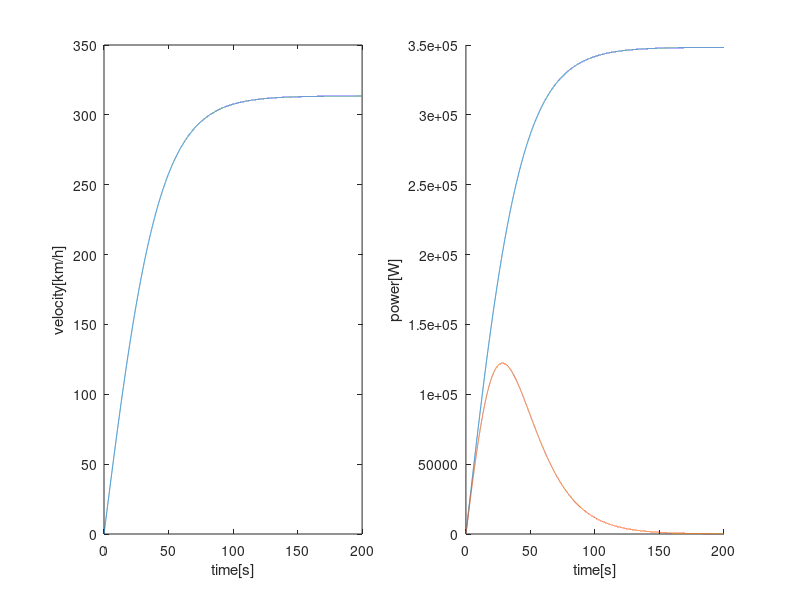

Recreate this plot in MATLAB.
%% 2
%% given value
m = 1800;
roll_coeff = 0.02;
drag_coeff = 0.4;
air_density = 1.202;
area = 2;
force = 4000;
gravity = 9.806;

%% simulation time
ti = 0;
tf = 200;
sampling_time = 0.01;

%% initialization
t = ti:sampling_time:tf;
n = length(t);
vel_i = 0;
vel = zeros(n,1);
power = zeros(n,1);
power_net = zeros(n,1);

%% simulation
roll = roll_coeff * m * gravity;
for i = 2:n
    air_drag = air_density * area * drag_coeff * vel_i^2 /2;
    net_force = force - roll - air_drag;
    acc = net_force / m;
    vel_i = vel_i + acc * sampling_time;

    power(i) = force * vel_i;
    power_net(i) = net_force * vel_i;
    vel(i) = vel_i;
end

vel = vel * 3600/ 1000;

figure(1);
subplot(121);
title('Acceleration Problem 2'); grid on;
plot(t, vel);
xlabel('time[s]'); ylabel('velocity[km/h]');
subplot(122);
hold on;
plot(t, power);
plot(t, power_net);
xlabel('time[s]'); ylabel('power[W]');
hold off;